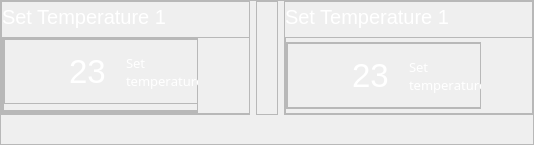
          <widget class="QFrame" name="frame_29">
           <property name="sizePolicy">
            <sizepolicy hsizetype="Expanding" vsizetype="Expanding">
             <horstretch>11</horstretch>
             <verstretch>3</verstretch>
            </sizepolicy>
           </property>
           <property name="minimumSize">
            <size>
             <width>534</width>
             <height>65</height>
            </size>
           </property>
           <property name="maximumSize">
            <size>
             <width>16777215</width>
             <height>305</height>
            </size>
           </property>
           <property name="frameShape">
            <enum>QFrame::StyledPanel</enum>
           </property>
           <property name="frameShadow">
            <enum>QFrame::Raised</enum>
           </property>
           <layout class="QHBoxLayout" name="horizontalLayout_21">
            <property name="leftMargin">
             <number>0</number>
            </property>
            <property name="topMargin">
             <number>0</number>
            </property>
            <property name="rightMargin">
             <number>0</number>
            </property>
            <property name="bottomMargin">
             <number>29</number>
            </property>
            <item>
             <widget class="QFrame" name="frame_33">
              <property name="sizePolicy">
               <sizepolicy hsizetype="Expanding" vsizetype="Expanding">
                <horstretch>11</horstretch>
                <verstretch>9</verstretch>
               </sizepolicy>
              </property>
              <property name="minimumSize">
               <size>
                <width>227</width>
                <height>107</height>
               </size>
              </property>
              <property name="frameShape">
               <enum>QFrame::StyledPanel</enum>
              </property>
              <property name="frameShadow">
               <enum>QFrame::Raised</enum>
              </property>
              <layout class="QVBoxLayout" name="verticalLayout_41">
               <property name="leftMargin">
                <number>0</number>
               </property>
               <property name="topMargin">
                <number>0</number>
               </property>
               <property name="rightMargin">
                <number>0</number>
               </property>
               <property name="bottomMargin">
                <number>0</number>
               </property>
               <item alignment="Qt::AlignBottom">
                <widget class="QLabel" name="label_21">
                 <property name="sizePolicy">
                  <sizepolicy hsizetype="Expanding" vsizetype="Expanding">
                   <horstretch>1</horstretch>
                   <verstretch>1</verstretch>
                  </sizepolicy>
                 </property>
                 <property name="minimumSize">
                  <size>
                   <width>225</width>
                   <height>29</height>
                  </size>
                 </property>
                 <property name="font">
                  <font>
                   <pointsize>15</pointsize>
                  </font>
                 </property>
                 <property name="styleSheet">
                  <string notr="true">color: rgb(255, 255, 255);</string>
                 </property>
                 <property name="text">
                  <string>Set Temperature 1</string>
                 </property>
                </widget>
               </item>
               <item>
                <widget class="QFrame" name="frame_57">
                 <property name="sizePolicy">
                  <sizepolicy hsizetype="Expanding" vsizetype="Expanding">
                   <horstretch>11</horstretch>
                   <verstretch>7</verstretch>
                  </sizepolicy>
                 </property>
                 <property name="minimumSize">
                  <size>
                   <width>250</width>
                   <height>70</height>
                  </size>
                 </property>
                 <property name="maximumSize">
                  <size>
                   <width>16777215</width>
                   <height>100</height>
                  </size>
                 </property>
                 <property name="styleSheet">
                  <string notr="true">#frame_57{

	
	
	
	border-image: url(:/images/phptps/kadrnew-12.svg);

}</string>
                 </property>
                 <property name="frameShape">
                  <enum>QFrame::StyledPanel</enum>
                 </property>
                 <property name="frameShadow">
                  <enum>QFrame::Raised</enum>
                 </property>
                 <layout class="QVBoxLayout" name="verticalLayout_38">
                  <property name="leftMargin">
                   <number>0</number>
                  </property>
                  <property name="topMargin">
                   <number>0</number>
                  </property>
                  <property name="rightMargin">
                   <number>0</number>
                  </property>
                  <property name="bottomMargin">
                   <number>0</number>
                  </property>
                  <item alignment="Qt::AlignVCenter">
                   <widget class="QFrame" name="frame_58">
                    <property name="sizePolicy">
                     <sizepolicy hsizetype="Expanding" vsizetype="Expanding">
                      <horstretch>9</horstretch>
                      <verstretch>9</verstretch>
                     </sizepolicy>
                    </property>
                    <property name="minimumSize">
                     <size>
                      <width>195</width>
                      <height>64</height>
                     </size>
                    </property>
                    <property name="maximumSize">
                     <size>
                      <width>150</width>
                      <height>16777215</height>
                     </size>
                    </property>
                    <property name="styleSheet">
                     <string notr="true">	background-color: none;</string>
                    </property>
                    <property name="frameShape">
                     <enum>QFrame::StyledPanel</enum>
                    </property>
                    <property name="frameShadow">
                     <enum>QFrame::Raised</enum>
                    </property>
                    <layout class="QVBoxLayout" name="verticalLayout_39">
                     <property name="leftMargin">
                      <number>0</number>
                     </property>
                     <property name="topMargin">
                      <number>0</number>
                     </property>
                     <property name="rightMargin">
                      <number>0</number>
                     </property>
                     <property name="bottomMargin">
                      <number>0</number>
                     </property>
                     <item>
                      <widget class="QFrame" name="frame_59">
                       <property name="sizePolicy">
                        <sizepolicy hsizetype="Expanding" vsizetype="Expanding">
                         <horstretch>9</horstretch>
                         <verstretch>9</verstretch>
                        </sizepolicy>
                       </property>
                       <property name="minimumSize">
                        <size>
                         <width>195</width>
                         <height>64</height>
                        </size>
                       </property>
                       <property name="styleSheet">
                        <string notr="true">#frame_8{
	border:none;


}</string>
                       </property>
                       <property name="frameShape">
                        <enum>QFrame::StyledPanel</enum>
                       </property>
                       <property name="frameShadow">
                        <enum>QFrame::Raised</enum>
                       </property>
                       <layout class="QHBoxLayout" name="horizontalLayout_35">
                        <property name="leftMargin">
                         <number>0</number>
                        </property>
                        <property name="topMargin">
                         <number>0</number>
                        </property>
                        <property name="rightMargin">
                         <number>0</number>
                        </property>
                        <property name="bottomMargin">
                         <number>0</number>
                        </property>
                        <item>
                         <widget class="QLabel" name="temp_image_down_19">
                          <property name="sizePolicy">
                           <sizepolicy hsizetype="Expanding" vsizetype="Expanding">
                            <horstretch>8</horstretch>
                            <verstretch>8</verstretch>
                           </sizepolicy>
                          </property>
                          <property name="minimumSize">
                           <size>
                            <width>58</width>
                            <height>62</height>
                           </size>
                          </property>
                          <property name="styleSheet">
                           <string notr="true">
	image: url(:/images/phptps/tama-sanj-07.svg);</string>
                          </property>
                          <property name="text">
                           <string/>
                          </property>
                         </widget>
                        </item>
                        <item>
                         <widget class="QLabel" name="temp_down_19">
                          <property name="sizePolicy">
                           <sizepolicy hsizetype="Expanding" vsizetype="Expanding">
                            <horstretch>7</horstretch>
                            <verstretch>7</verstretch>
                           </sizepolicy>
                          </property>
                          <property name="minimumSize">
                           <size>
                            <width>51</width>
                            <height>62</height>
                           </size>
                          </property>
                          <property name="font">
                           <font>
                            <pointsize>25</pointsize>
                            <weight>50</weight>
                            <bold>false</bold>
                           </font>
                          </property>
                          <property name="styleSheet">
                           <string notr="true">
	 color: white;
</string>
                          </property>
                          <property name="text">
                           <string>23</string>
                          </property>
                          <property name="textFormat">
                           <enum>Qt::PlainText</enum>
                          </property>
                          <property name="wordWrap">
                           <bool>false</bool>
                          </property>
                          <property name="margin">
                           <number>0</number>
                          </property>
                          <property name="openExternalLinks">
                           <bool>false</bool>
                          </property>
                         </widget>
                        </item>
                        <item>
                         <widget class="QLabel" name="curent_temp_label_17">
                          <property name="sizePolicy">
                           <sizepolicy hsizetype="Expanding" vsizetype="Expanding">
                            <horstretch>8</horstretch>
                            <verstretch>8</verstretch>
                           </sizepolicy>
                          </property>
                          <property name="minimumSize">
                           <size>
                            <width>73</width>
                            <height>63</height>
                           </size>
                          </property>
                          <property name="font">
                           <font>
                            <family>Bahnschrift SemiLight SemiConde</family>
                            <pointsize>10</pointsize>
                            <weight>50</weight>
                            <italic>false</italic>
                            <bold>false</bold>
                            <underline>false</underline>
                            <strikeout>false</strikeout>
                            <kerning>false</kerning>
                           </font>
                          </property>
                          <property name="styleSheet">
                           <string notr="true">
	
	color: white;
	
</string>
                          </property>
                          <property name="text">
                           <string>Set 
temperature</string>
                          </property>
                         </widget>
                        </item>
                       </layout>
                      </widget>
                     </item>
                     <item>
                      <widget class="QFrame" name="temp_linne_down_9">
                       <property name="sizePolicy">
                        <sizepolicy hsizetype="Expanding" vsizetype="Fixed">
                         <horstretch>9</horstretch>
                         <verstretch>1</verstretch>
                        </sizepolicy>
                       </property>
                       <property name="minimumSize">
                        <size>
                         <width>0</width>
                         <height>0</height>
                        </size>
                       </property>
                       <property name="styleSheet">
                        <string notr="true">#temp_linne_down{
	
	
	border:none;
	
	
	
	
	
	
}</string>
                       </property>
                       <property name="frameShape">
                        <enum>QFrame::StyledPanel</enum>
                       </property>
                       <property name="frameShadow">
                        <enum>QFrame::Raised</enum>
                       </property>
                       <layout class="QVBoxLayout" name="verticalLayout_40">
                        <property name="spacing">
                         <number>6</number>
                        </property>
                        <property name="leftMargin">
                         <number>0</number>
                        </property>
                        <property name="topMargin">
                         <number>0</number>
                        </property>
                        <property name="rightMargin">
                         <number>0</number>
                        </property>
                        <property name="bottomMargin">
                         <number>0</number>
                        </property>
                       </layout>
                      </widget>
                     </item>
                    </layout>
                   </widget>
                  </item>
                 </layout>
                </widget>
               </item>
              </layout>
             </widget>
            </item>
            <item>
             <widget class="QFrame" name="frame_44">
              <property name="sizePolicy">
               <sizepolicy hsizetype="Preferred" vsizetype="Preferred">
                <horstretch>1</horstretch>
                <verstretch>0</verstretch>
               </sizepolicy>
              </property>
              <property name="frameShape">
               <enum>QFrame::StyledPanel</enum>
              </property>
              <property name="frameShadow">
               <enum>QFrame::Raised</enum>
              </property>
             </widget>
            </item>
            <item>
             <widget class="QFrame" name="frame_34">
              <property name="sizePolicy">
               <sizepolicy hsizetype="Expanding" vsizetype="Expanding">
                <horstretch>11</horstretch>
                <verstretch>9</verstretch>
               </sizepolicy>
              </property>
              <property name="minimumSize">
               <size>
                <width>227</width>
                <height>107</height>
               </size>
              </property>
              <property name="maximumSize">
               <size>
                <width>16777215</width>
                <height>16777202</height>
               </size>
              </property>
              <property name="frameShape">
               <enum>QFrame::StyledPanel</enum>
              </property>
              <property name="frameShadow">
               <enum>QFrame::Raised</enum>
              </property>
              <layout class="QVBoxLayout" name="verticalLayout_45">
               <property name="leftMargin">
                <number>0</number>
               </property>
               <property name="topMargin">
                <number>0</number>
               </property>
               <property name="rightMargin">
                <number>0</number>
               </property>
               <property name="bottomMargin">
                <number>0</number>
               </property>
               <item alignment="Qt::AlignBottom">
                <widget class="QLabel" name="label_27">
                 <property name="sizePolicy">
                  <sizepolicy hsizetype="Expanding" vsizetype="Expanding">
                   <horstretch>1</horstretch>
                   <verstretch>1</verstretch>
                  </sizepolicy>
                 </property>
                 <property name="minimumSize">
                  <size>
                   <width>225</width>
                   <height>29</height>
                  </size>
                 </property>
                 <property name="font">
                  <font>
                   <pointsize>15</pointsize>
                  </font>
                 </property>
                 <property name="styleSheet">
                  <string notr="true">color: rgb(255, 255, 255);</string>
                 </property>
                 <property name="text">
                  <string>Set Temperature 1</string>
                 </property>
                </widget>
               </item>
               <item>
                <widget class="QFrame" name="frame_61">
                 <property name="sizePolicy">
                  <sizepolicy hsizetype="Expanding" vsizetype="Expanding">
                   <horstretch>11</horstretch>
                   <verstretch>7</verstretch>
                  </sizepolicy>
                 </property>
                 <property name="minimumSize">
                  <size>
                   <width>250</width>
                   <height>70</height>
                  </size>
                 </property>
                 <property name="maximumSize">
                  <size>
                   <width>16777215</width>
                   <height>100</height>
                  </size>
                 </property>
                 <property name="styleSheet">
                  <string notr="true">#frame_61{
border-image: url(:/images/phptps/kadrnew-12.svg);
}</string>
                 </property>
                 <property name="frameShape">
                  <enum>QFrame::StyledPanel</enum>
                 </property>
                 <property name="frameShadow">
                  <enum>QFrame::Raised</enum>
                 </property>
                 <layout class="QVBoxLayout" name="verticalLayout_42">
                  <property name="leftMargin">
                   <number>0</number>
                  </property>
                  <property name="topMargin">
                   <number>0</number>
                  </property>
                  <property name="rightMargin">
                   <number>0</number>
                  </property>
                  <property name="bottomMargin">
                   <number>0</number>
                  </property>
                  <item alignment="Qt::AlignVCenter">
                   <widget class="QFrame" name="frame_60">
                    <property name="sizePolicy">
                     <sizepolicy hsizetype="Expanding" vsizetype="Expanding">
                      <horstretch>9</horstretch>
                      <verstretch>9</verstretch>
                     </sizepolicy>
                    </property>
                    <property name="minimumSize">
                     <size>
                      <width>195</width>
                      <height>64</height>
                     </size>
                    </property>
                    <property name="maximumSize">
                     <size>
                      <width>150</width>
                      <height>16777215</height>
                     </size>
                    </property>
                    <property name="styleSheet">
                     <string notr="true">	background-color: none;</string>
                    </property>
                    <property name="frameShape">
                     <enum>QFrame::StyledPanel</enum>
                    </property>
                    <property name="frameShadow">
                     <enum>QFrame::Raised</enum>
                    </property>
                    <layout class="QVBoxLayout" name="verticalLayout_47">
                     <property name="leftMargin">
                      <number>0</number>
                     </property>
                     <property name="topMargin">
                      <number>0</number>
                     </property>
                     <property name="rightMargin">
                      <number>0</number>
                     </property>
                     <property name="bottomMargin">
                      <number>0</number>
                     </property>
                     <item>
                      <widget class="QFrame" name="frame_64">
                       <property name="sizePolicy">
                        <sizepolicy hsizetype="Expanding" vsizetype="Expanding">
                         <horstretch>9</horstretch>
                         <verstretch>9</verstretch>
                        </sizepolicy>
                       </property>
                       <property name="minimumSize">
                        <size>
                         <width>195</width>
                         <height>64</height>
                        </size>
                       </property>
                       <property name="styleSheet">
                        <string notr="true">#frame_8{
	border:none;


}</string>
                       </property>
                       <property name="frameShape">
                        <enum>QFrame::StyledPanel</enum>
                       </property>
                       <property name="frameShadow">
                        <enum>QFrame::Raised</enum>
                       </property>
                       <layout class="QHBoxLayout" name="horizontalLayout_37">
                        <property name="leftMargin">
                         <number>0</number>
                        </property>
                        <property name="topMargin">
                         <number>0</number>
                        </property>
                        <property name="rightMargin">
                         <number>0</number>
                        </property>
                        <property name="bottomMargin">
                         <number>0</number>
                        </property>
                        <item>
                         <widget class="QLabel" name="temp_image_down_21">
                          <property name="sizePolicy">
                           <sizepolicy hsizetype="Expanding" vsizetype="Expanding">
                            <horstretch>8</horstretch>
                            <verstretch>8</verstretch>
                           </sizepolicy>
                          </property>
                          <property name="minimumSize">
                           <size>
                            <width>58</width>
                            <height>62</height>
                           </size>
                          </property>
                          <property name="styleSheet">
                           <string notr="true">
	image: url(:/images/phptps/tama-sanj-07.svg);</string>
                          </property>
                          <property name="text">
                           <string/>
                          </property>
                         </widget>
                        </item>
                        <item>
                         <widget class="QLabel" name="temp_down_21">
                          <property name="sizePolicy">
                           <sizepolicy hsizetype="Expanding" vsizetype="Expanding">
                            <horstretch>7</horstretch>
                            <verstretch>7</verstretch>
                           </sizepolicy>
                          </property>
                          <property name="minimumSize">
                           <size>
                            <width>51</width>
                            <height>62</height>
                           </size>
                          </property>
                          <property name="font">
                           <font>
                            <pointsize>25</pointsize>
                            <weight>50</weight>
                            <bold>false</bold>
                           </font>
                          </property>
                          <property name="styleSheet">
                           <string notr="true">
	 color: white;
</string>
                          </property>
                          <property name="text">
                           <string>23</string>
                          </property>
                          <property name="textFormat">
                           <enum>Qt::PlainText</enum>
                          </property>
                          <property name="wordWrap">
                           <bool>false</bool>
                          </property>
                          <property name="margin">
                           <number>0</number>
                          </property>
                          <property name="openExternalLinks">
                           <bool>false</bool>
                          </property>
                         </widget>
                        </item>
                        <item>
                         <widget class="QLabel" name="curent_temp_label_19">
                          <property name="sizePolicy">
                           <sizepolicy hsizetype="Expanding" vsizetype="Expanding">
                            <horstretch>8</horstretch>
                            <verstretch>8</verstretch>
                           </sizepolicy>
                          </property>
                          <property name="minimumSize">
                           <size>
                            <width>73</width>
                            <height>63</height>
                           </size>
                          </property>
                          <property name="font">
                           <font>
                            <family>Bahnschrift SemiLight SemiConde</family>
                            <pointsize>10</pointsize>
                            <weight>50</weight>
                            <italic>false</italic>
                            <bold>false</bold>
                            <underline>false</underline>
                            <strikeout>false</strikeout>
                            <kerning>false</kerning>
                           </font>
                          </property>
                          <property name="styleSheet">
                           <string notr="true">
	
	color: white;
	
</string>
                          </property>
                          <property name="text">
                           <string>Set 
temperature</string>
                          </property>
                         </widget>
                        </item>
                       </layout>
                      </widget>
                     </item>
                    </layout>
                   </widget>
                  </item>
                 </layout>
                </widget>
               </item>
              </layout>
             </widget>
            </item>
           </layout>
          </widget>
